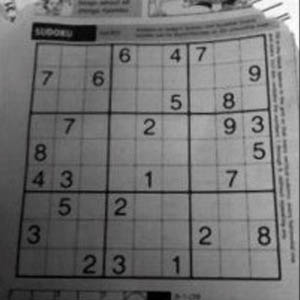
#> input picture data/dave.jpg, 300 x 300 px
$ jupyter execute 06_Image_gradients.ipynb   (shell and % lines are left out)   (older library calls are emulated)
#> lines starting #> are read from the running program, lines starting #| are printed output that depends on the picture; after the words box and inside, x2 and y2 are one past the last pixel; in counts of white or black regions, pixels touching at a corner belong together
[cell 1]
from __future__ import print_function
from __future__ import division

# 目标
- 计算图像梯度、寻找图像边缘。
- 涉及以下函数：**cv2.Sobel()**、**cv2.Scharr()**，**cv2.Laplacian()**等。

# 1. 理论
OpenCV提供了三种梯度滤波器（高通滤波器）：Sobel、Scharr和Laplacian。

## 1.1 Sobel和Scharr导数
Sobel算子是高斯平滑和微分的组合，能够更有效的对抗噪声。可以指定分别使用**yorder**和**xorder**参数指定沿垂直和水平的微分。也可以用**ksize**来指定核的大小。如果**ksize=-1**，将使用3x3的Scharr滤波器来代替3x3的Sobel滤波器。

## 1.2 Laplacian导数
利用$\Delta src =\frac {\partial^2 src} {\partial x^2} + \frac {\partial^2 src} {\partial y^2}$计算图像的Laplacian，其中的两个微分项用Sobel微分计算。如果**ksize=1**，则用下面的核进行滤波：
$$kernel = \begin{bmatrix}
0 & 1 & 0 \\
1 & -4 & 1 \\
0 & 1 & 0
\end{bmatrix}$$

# 2. 代码

[cell 2]
import numpy as np
import cv2
import matplotlib.pyplot as plt

img = cv2.imread('../data/dave.jpg', 0)
#> img: shape (300, 300); min 0, max 255, mean 112.7
# img = cv2.GaussianBlur(img, (7, 7), 0)

laplacian = cv2.Laplacian(img, cv2.CV_64F) # 第二个参数指目标图像的数据类型
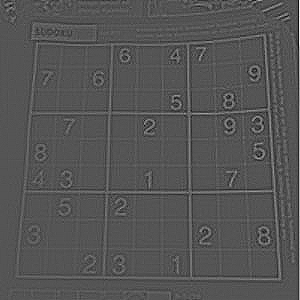
#> laplacian: shape (300, 300) float64; min -122, max 244, mean 0.2; drawn with min black and max white
sobelx = cv2.Sobel(img, cv2.CV_64F, 1, 0, ksize=5)
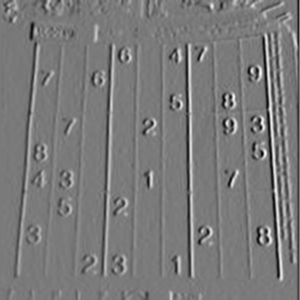
#> sobelx: shape (300, 300) float64; min -5286, max 5746, mean 20.9; drawn with min black and max white
sobely = cv2.Sobel(img, cv2.CV_64F, 0, 1, ksize=5)
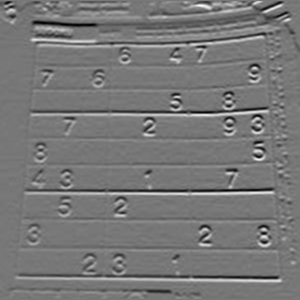
#> sobely: shape (300, 300) float64; min -5124, max 5707, mean -26.6; drawn with min black and max white

plt.subplot(2, 2, 1), plt.imshow(img, cmap='gray')
plt.title('Original'), plt.xticks([]), plt.yticks([])

plt.subplot(2, 2, 2), plt.imshow(laplacian, cmap='gray', interpolation=None)
plt.title('Laplacian'), plt.xticks([]), plt.yticks([])

plt.subplot(2, 2, 3), plt.imshow(sobelx, cmap='gray', interpolation=None)
plt.title('SobelX'), plt.xticks([]), plt.yticks([])

plt.subplot(2, 2, 4), plt.imshow(sobely, cmap='gray', interpolation=None)
plt.title('SobelY'), plt.xticks([]), plt.yticks([])
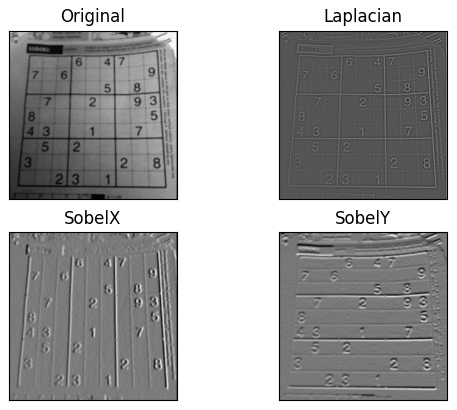
#> figure drawn by matplotlib, 4 panels

# 3. 注意事项
在最后的例子中，输出数据的类型被设置为**cv2.CV_8U**或**np.uint8**，这会带来一些问题。由黑到白的变化其斜率为正，由白到黑的斜率则是负的。因此用无符号八位整数类型时，负数就会被直接设置为0，导致丢失部分边缘。

如果希望同时找到这两种边缘，最好的选择就是更高的精度类型，例如**cv2.CV_16S**、**cv2.CV_64F**等。取绝对值然后转换回**cv2.CV_8U**，下面的代码展示了这两种处理方式的差别：

[cell 3]
import cv2
import numpy as np
import matplotlib.pyplot as plt

img = cv2.imread('../data/box_little.png')
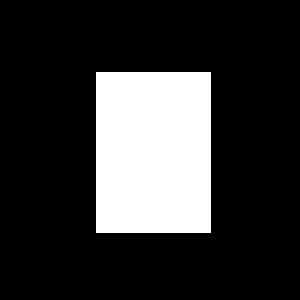
#> input picture data/box_little.png, 300 x 300 px
#> img is the input picture: shape (300, 300, 3); 20.6% white; 1 white region, box (x1, y1, x2, y2) and area: (96, 72, 211, 233) 18515

# 输出类型为8bits无符号整数
sobelx8u = cv2.Sobel(img, cv2.CV_8U, 1, 0, ksize=5)
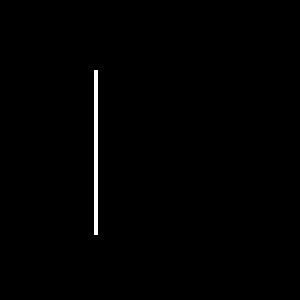
#> sobelx8u: shape (300, 300, 3); 0.73% white; 1 white region, box (x1, y1, x2, y2) and area: (94, 70, 98, 235) 660

# 输出类型为64bits浮点数，取绝对值后转成8bits无符号整数。
sobelx64f = cv2.Sobel(img, cv2.CV_64F, 1, 0, ksize=5)
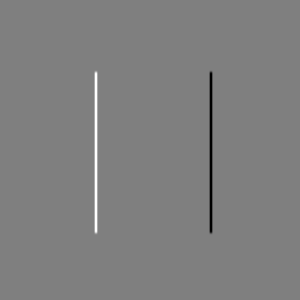
#> sobelx64f: shape (300, 300, 3) float64; min -12240, max 12240, mean 0; drawn with min black and max white
abs_sobelx64 = np.absolute(sobelx64f)
sobel_8u = np.uint8(abs_sobelx64)

plt.subplot(1, 3, 1), plt.imshow(img, cmap='gray', interpolation=None)
plt.title('Origin'), plt.xticks([]), plt.yticks([])

plt.subplot(1, 3, 2), plt.imshow(sobelx8u, cmap='gray', interpolation=None)
plt.title('Sobel CV_8U'), plt.xticks([]), plt.yticks([])

plt.subplot(1, 3, 3), plt.imshow(sobel_8u, cmap='gray', interpolation=None)
plt.title('Sobel abs(CV_64F)'), plt.xticks([]), plt.yticks([])
